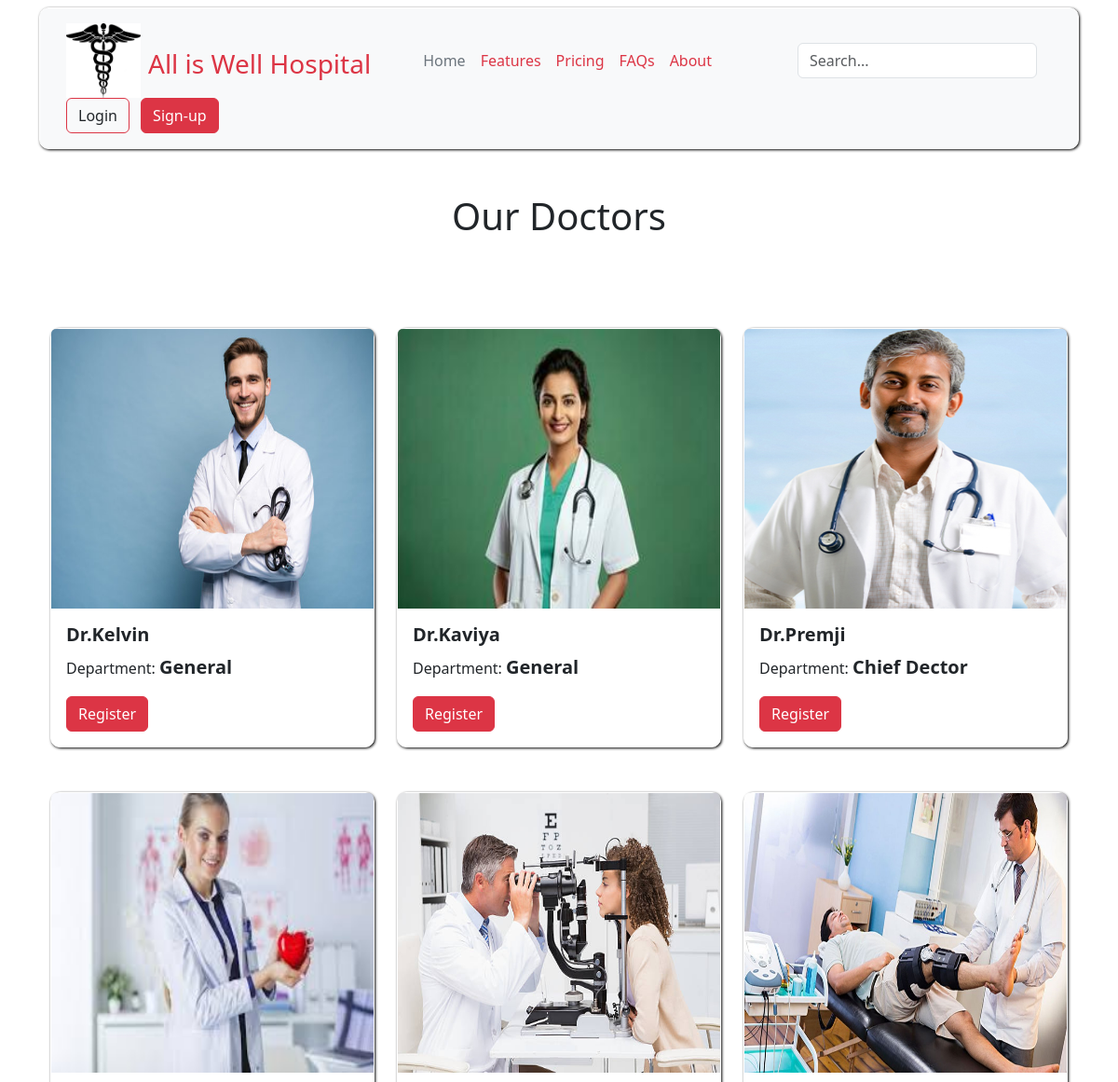
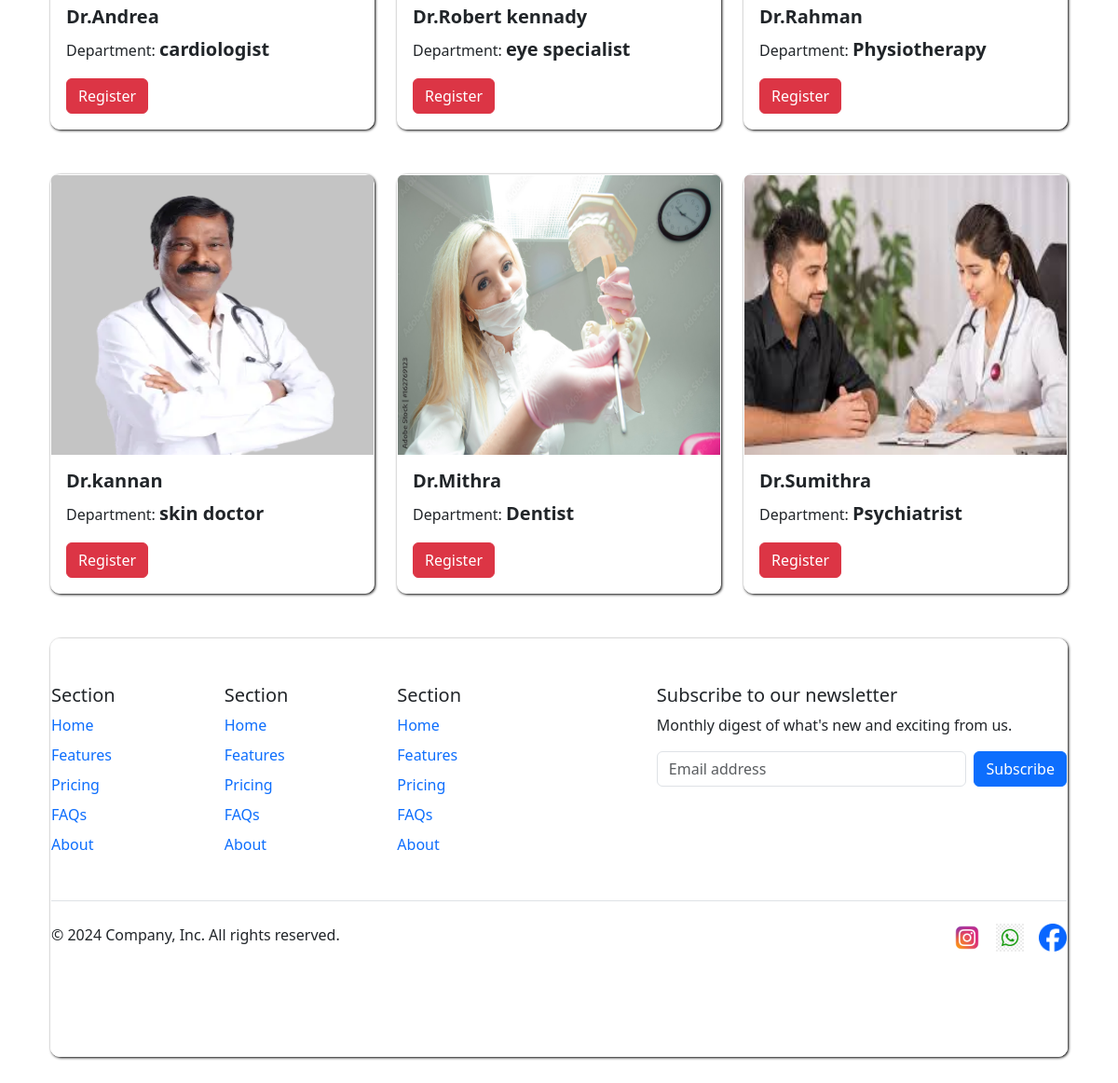
The page /main/ (signed in) on the database its author committed (2 pictures, top to bottom).
### myapp1/models.py (models this page shows, shortened)
class Doctor(models.Model):
    doctor_name=models.CharField(max_length=100)
    doctor_image=models.ImageField(upload_to="doctor/")
    Department=models.CharField(max_length=100)

### myapp1/views.py (the view)
# urls.py: path('main/',views.main,name='main'),
def main(request):
    email=request.session['email']
    doctor=Doctor.objects.all()
    return render(request,'main.html',{'doctor':doctor,'email':email})

### templates/main.html (shortened to what this page needs)
<!DOCTYPE html>
<html lang="en">
<head>
    {% load static %}
    <link href="https://cdn.jsdelivr.net/npm/bootstrap@5.3.3/dist/css/bootstrap.min.css" rel="stylesheet">
</head>
<body>
    <div class="container">
        <header class="p-3 mt-2  text-bg-light">
            <div class="container">
              <div class="d-flex flex-wrap align-items-center justify-content-center justify-content-lg-start">
                <a href="/" class="d-flex align-items-center mb-2 mb-lg-0 text-white text-decoration-none">
                  <img src="{% static 'logo.jpg' %}" width="80px" height="80px" alt="">
                  <h3 class="text-danger mt-3 ms-2">All is Well Hospital</h3>
                </a>
                <ul class="nav col-12 col-lg-auto text-align-center me-lg-auto mb-2 ms-5 justify-content-center mb-md-0">
                  <li><a href="#" class="nav-link px-2 text-secondary">Home</a></li>
                  <li><a href="#" class="nav-link  px-2 text-danger">Features</a></li>
                  <li><a href="#" class="nav-link px-2 text-danger">Pricing</a></li>
                  <li><a href="#" class="nav-link px-2 text-danger">FAQs</a></li>
                  <li><a href="#" class="nav-link px-2 text-danger">About</a></li>
                </ul>
                <form class="col-12 col-lg-auto mb-3 mb-lg-0 me-lg-3" role="search">
                  <input type="search" class="form-control form-control-dark text-bg-white" placeholder="Search..." aria-label="Search" autofocus>
                </form>
                <div class="text-end">
                 <a href="{% url 'login' %}"> <button type="button" class="btn btn-outline-danger me-2 text-dark">Login</button></a>
                 <a href="{% url 'signup' %}"> <button type="button" class="btn btn-danger">Sign-up</button></a>
                </div>
              </div>
            </div>
          </header>
        <h1 class="text-center mt-5">Our Doctors</h1>
        <div class="container mt-5 my-5">
            <div class="row my-5" >
                {% for i in doctor %}
                <div class="col-4">
                    <div class="card list box mt-5">
                        <img src="{{i.doctor_image.url}}" class="card-img-top" width="300px" height="300px"/>
                        <div class="card-body">
                            <h5 class="fs-5 fw-bold"> {{i.doctor_name}} </h5>
                            <p class="card-text">Department:
                                <span class="fs-5 fw-bold">{{ i.Department }}</span>
                            </p>
                            <a href="{% url 'register' i.id %}" class="btn btn-danger">Register</a>
                        </div>
                    </div>
                </div>
                {% endfor %}
            </div>
        </div>
        <div class="container mb-5">
          <footer class="py-5">
            <div class="row">
              <div class="col-6 col-md-2 mb-3">
                <h5>Section</h5>
                <ul class="nav flex-column">
                  <li class="nav-item mb-2"><a href="#" class="nav-link p-0 text-primary">Home</a></li>
                  <li class="nav-item mb-2"><a href="#" class="nav-link p-0 text-primary">Features</a></li>
                  <li class="nav-item mb-2"><a href="#" class="nav-link p-0 text-primary">Pricing</a></li>
                  <li class="nav-item mb-2"><a href="#" class="nav-link p-0 text-primary">FAQs</a></li>
                  <li class="nav-item mb-2"><a href="#" class="nav-link p-0 text-primary">About</a></li>
                </ul>
              </div>
              <div class="col-6 col-md-2 mb-3">
                <h5>Section</h5>
                <ul class="nav flex-column">
                  <li class="nav-item mb-2"><a href="#" class="nav-link p-0 text-primary">Home</a></li>
                  <li class="nav-item mb-2"><a href="#" class="nav-link p-0 text-primary">Features</a></li>
                  <li class="nav-item mb-2"><a href="#" class="nav-link p-0 text-primary">Pricing</a></li>
                  <li class="nav-item mb-2"><a href="#" class="nav-link p-0 text-primary">FAQs</a></li>
                  <li class="nav-item mb-2"><a href="#" class="nav-link p-0 text-primary">About</a></li>
                </ul>
              </div>
              <div class="col-6 col-md-2 mb-3">
                <h5>Section</h5>
                <ul class="nav flex-column">
                  <li class="nav-item mb-2"><a href="#" class="nav-link p-0 text-primary">Home</a></li>
                  <li class="nav-item mb-2"><a href="#" class="nav-link p-0 text-primary">Features</a></li>
                  <li class="nav-item mb-2"><a href="#" class="nav-link p-0 text-primary">Pricing</a></li>
                  <li class="nav-item mb-2"><a href="#" class="nav-link p-0 text-primary">FAQs</a></li>
                  <li class="nav-item mb-2"><a href="#" class="nav-link p-0 text-primary">About</a></li>
                </ul>
              </div>
              <div class="col-md-5 offset-md-1 mb-3">
                <form>
                  <h5>Subscribe to our newsletter</h5>
                  <p>Monthly digest of what's new and exciting from us.</p>
                  <div class="d-flex flex-column flex-sm-row w-100 gap-2">
                    <input id="newsletter1" type="text" class="form-control" placeholder="Email address">
                    <button class="btn btn-primary" type="button">Subscribe</button>
                  </div>
                </form>
              </div>
            </div>
            <div class="d-flex flex-column flex-sm-row justify-content-between py-4 my-4 border-top">
             <p>&copy; 2024 Company, Inc. All rights reserved.</p>
              <ul class="list-unstyled d-flex">
                <li class="ms-3"><a class="link-body-emphasis" href="#"><img src="{% static 'insta.png' %}" alt="" width="30px" height="30px"></a></li>
                <li class="ms-3"><a class="link-body-emphasis" href="#"><img src="{% static 'whatsapp.png' %}" alt="" width="30px" height="30px"></a></li>
                <li class="ms-3"><a class="link-body-emphasis" href="#"><img src="{% static 'facebook.png' %}" alt="" width="30px" height="30px"></a></li>
              </ul>
            </div>
          </footer>
          </div>
</body>
</html>

### templates/main.html (style rules this page uses)
header { border: 1px solid #fff; border-radius: 10px; box-shadow: 1px 1px 3px #000; }
.list { border: 1px solid #fff; border-radius: 10px; box-shadow: 1px 1px 3px #000; }
footer { border: 1px solid #fff; border-radius: 10px; box-shadow: 1px 1px 3px #000; }

### rows shown on the page
Doctor: doctor_image (picture), doctor_name "Dr.Kelvin", Department "General"
Doctor: doctor_image (picture), doctor_name "Dr.Kaviya", Department "General"
Doctor: doctor_image (picture), doctor_name "Dr.Premji", Department "Chief Dector"
Doctor: doctor_image (picture), doctor_name "Dr.Andrea", Department "cardiologist"
Doctor: doctor_image (picture), doctor_name "Dr.Robert kennady", Department "eye specialist"
Doctor: doctor_image (picture), doctor_name "Dr.Rahman", Department "Physiotherapy"
Doctor: doctor_image (picture), doctor_name "Dr.kannan", Department "skin doctor"
Doctor: doctor_image (picture), doctor_name "Dr.Mithra", Department "Dentist"
Doctor: doctor_image (picture), doctor_name "Dr.Sumithra", Department "Psychiatrist"
